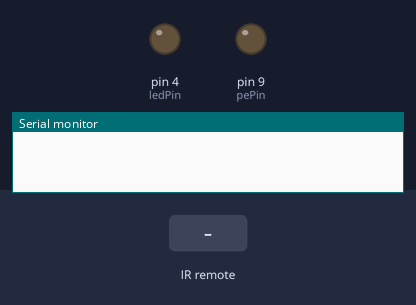
A sketch run on a simulated Arduino Uno, built with avr-gcc and run on an emulated ATmega328P. On the bench: output pins drawn as LEDs (lit = HIGH), the last lines printed to the serial monitor. The inputs (shaded band) are chosen by the test bench.

Above: at 1.2 s.
1.3 s: infrared code 0x5D0 received
At 1.8 s:
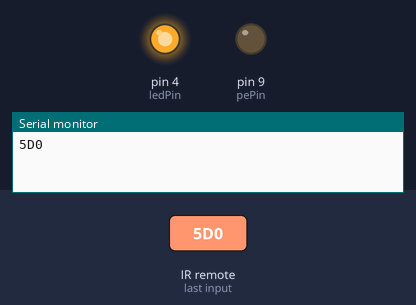
Timing chart, 0 to 4.3 s (numbered marks = the images above; inputs shaded):
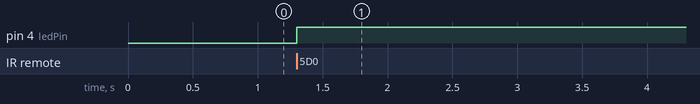

Measured:
- after the input at 1.3 s, pin 4 (ledPin): LOW → HIGH at once

The sketch:

_10._IR_remote_control.ino
```cpp
#include <IRremote.h>

IRrecv irrecv(3); // пин, к которому подключен приемник
int ledPin = 4; // пин, к которому подключен диод
int pePin  = 9; // пин, к которому подключен пьезоэлемент
decode_results results;

void setup() {
  Serial.begin(9600); // Выставляем скорость COM порта
  irrecv.enableIRIn(); // Запускаем прием
  pinMode(pePin, OUTPUT);
  pinMode(ledPin, OUTPUT);
}

void loop() {
  if (irrecv.decode(&results)) // Если данные пришли
  {
    Serial.println(results.value, HEX); // Отправляем полученную данную в консоль

//    if (results.value == 0x5E25)
//    {
//      tone (pePin, 200);
//      delay(200);
//      tone (pePin, 200);
//      delay(200);
//    }

    if (results.value == 0x5D0)
      digitalWrite(ledPin, HIGH);

    if (results.value != 0x5D0)
      digitalWrite(ledPin, LOW);

    irrecv.resume(); // Принимаем следующую команду
  }
}
```
